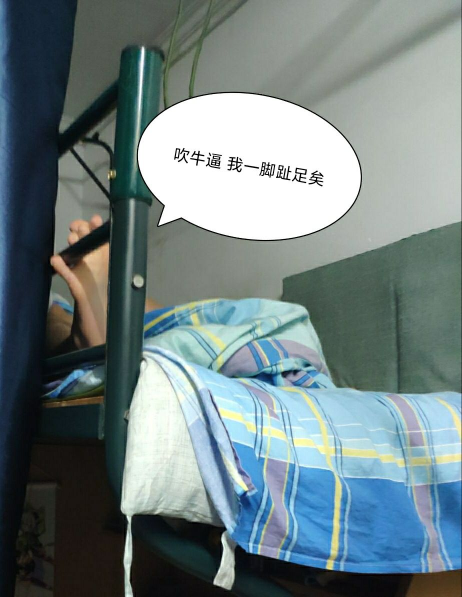
//> input picture jialong1000.jpg, 923 x 1193 px (shown at 1/2 size)
$ ./练习4   (built with g++ and OpenCV 4)
//> lines starting //> are read from the running program, lines starting //| are printed output that depends on the picture; after the words box and inside, x2 and y2 are one past the last pixel; in counts of white or black regions, pixels touching at a corner belong together
#include<iostream>
#include <opencv2/opencv.hpp>
#include<opencv2/highgui.hpp>
using namespace std;
using namespace cv;
int main() {
	int n = 0;
	float histgram[256];
	for (int i = 0; i < 256; i++) {
		histgram[i] = 0;
	}
	Mat dispMat = imread("jialong1000.jpg",0);
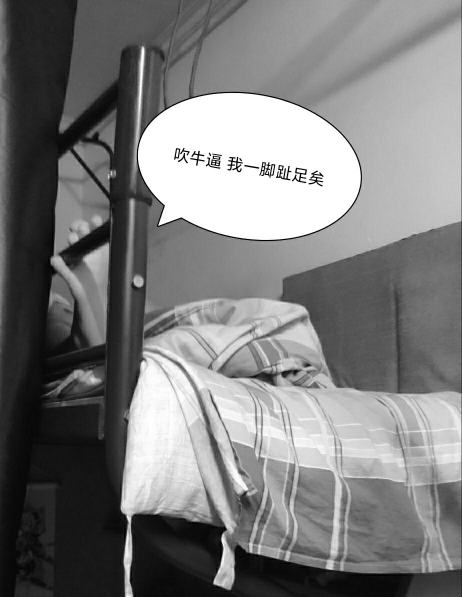
//> dispMat: 1193 rows x 923 cols, CV_8UC1 (shown at 1/2 size); min 0, max 255, mean 124.7
	int height = dispMat.rows;
//> height = 1193
	int width = dispMat.cols;
//> width = 923
	for (int i = 0; i < height; i++) {
		for (int j = 0; j < width; j++) {
			n++;
			histgram[dispMat.at<uchar>(i,j)]++;//将灰度值赋值给了数组
		}
	}
//> this loop made 1193 passes
//> n on passes 1 to 3: 923, 1846, 2769
//> after the loop, n = 1101139; histgram = 256 values, max 91936 at index 255, min 262 at index 1, mean 4301.3
	for (int i = 0; i < 256; i++) {
		histgram[i] /= n;
		histgram[i] = histgram[i] * 4000;
		cout << histgram[i]<<endl;
	}
//> this loop made 256 passes
//| 6.26261
//| 0.951742
//| 1.11158
//| 1.14064
//| 1.10068
//| 1.38402
//| 1.79814
//| 4.38092
//> (output is shown up to pass 8 of 256)
//> after the loop, histgram = 256 values, max 334 at index 255, min 0.952 at index 1, mean 15.63
	Mat image(255, 255, CV_8UC3,cv::Scalar(0,0,0));//声明一个空白图片

	for (int longs = 0; longs < 255; longs++)
	{
		cv::Point pt,pt1;
		pt.x = longs;
		pt.y = 255-histgram[longs];
		pt1.x = longs;
		pt1.y = 255;
		line(image, pt, pt1, CV_RGB(255, 255, 255), 1, 8, 0);
//		line(image, pt1, pt, CV_RGB(255, 0, 0), 2, 8, 0);

	}
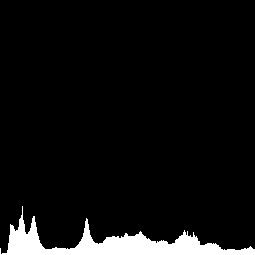
//> image: 255 rows x 255 cols, CV_8UC3; 5.8% white; 1 white region, box (x1, y1, x2, y2) and area: (0, 206, 255, 255) 3798
	imshow("1", image);
	waitKey(0);

}

$ run again, with abc.png saved as jialong1000.jpg
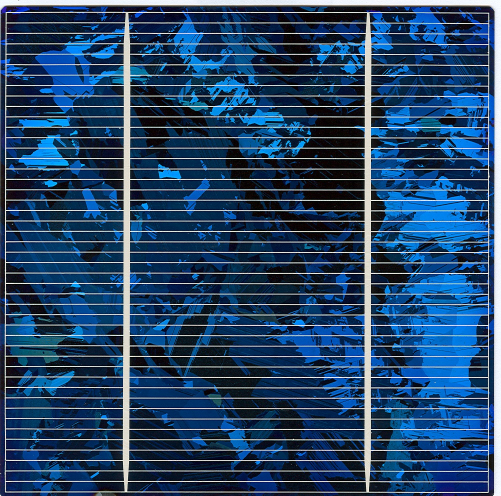
//> input picture abc.png, 1001 x 991 px (shown at 1/2 size)
//> `Mat dispMat = imread("jialong1000.jpg",0);`:
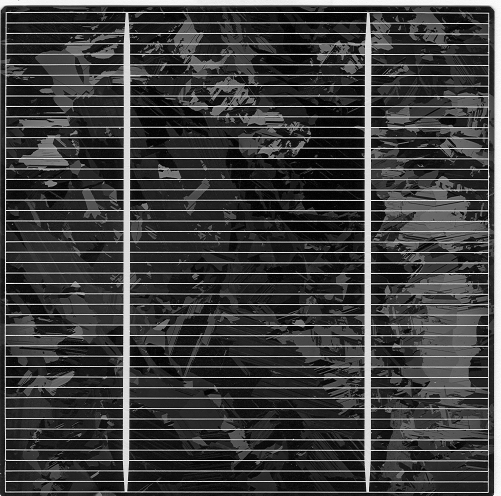
//> dispMat: 991 rows x 1001 cols, CV_8UC1 (shown at 1/2 size); min 0, max 255, mean 63.1
//> the loop `for (int i = 0; i < height; i++)` made 991 passes
//> n on passes 1 to 3: 1001, 2002, 3003
//> after the loop `for (int i = 0; i < height; i++)`: n = 991991; histgram = 256 values, max 19540 at index 0, min 365 at index 147, mean 3875
//> the loop `for (int i = 0; i < 256; i++)` made 256 passes
//| 78.791
//| 39.6778
//| 43.7907
//| 46.1456
//| 47.4682
//> (output is shown up to pass 5 of 256)
//> after the loop `for (int i = 0; i < 256; i++)`: histgram = 256 values, max 78.79 at index 0, min 1.47 at index 147, mean 15.63
//> after the loop `for (int longs = 0; longs < 255; longs++)`:
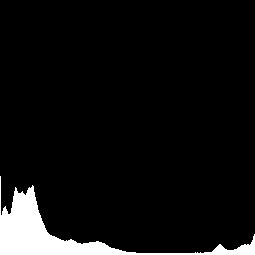
//> image: 255 rows x 255 cols, CV_8UC3; 6.3% white; 1 white region, box (x1, y1, x2, y2) and area: (0, 176, 255, 255) 4069
